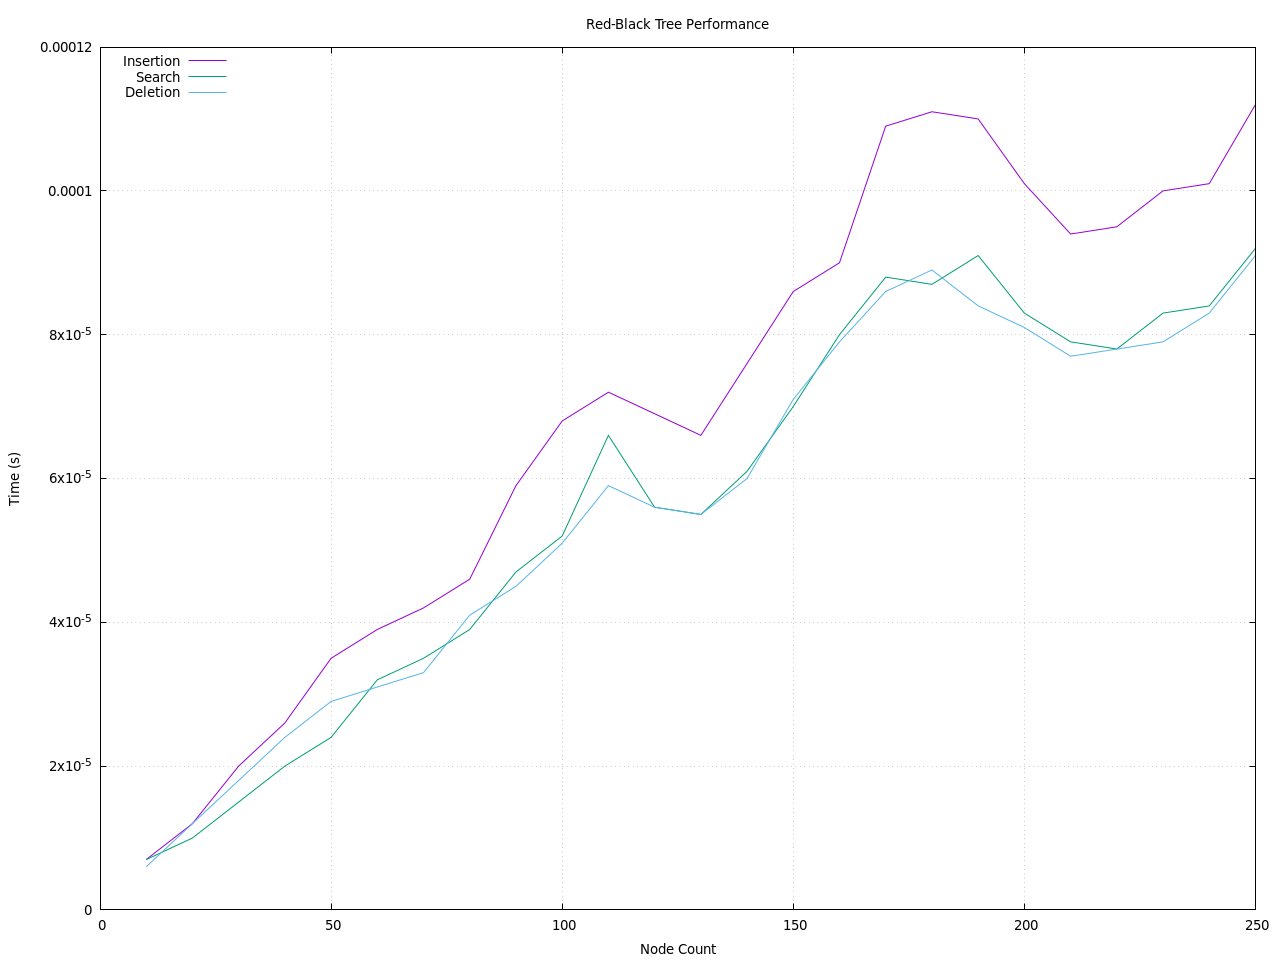

This figure's gnuplot source:
set terminal pngcairo size 1280,960 enhanced font 'Verdana,10'
set output 'rbtree_performance.png'
set title 'Red-Black Tree Performance'
set xlabel 'Node Count'
set ylabel 'Time (s)'
set key left top
set grid
plot 'rbtree_performance.dat' using 1:2 title 'Insertion' with lines,\
     'rbtree_performance.dat' using 1:3 title 'Search' with lines,\
     'rbtree_performance.dat' using 1:4 title 'Deletion' with lines
